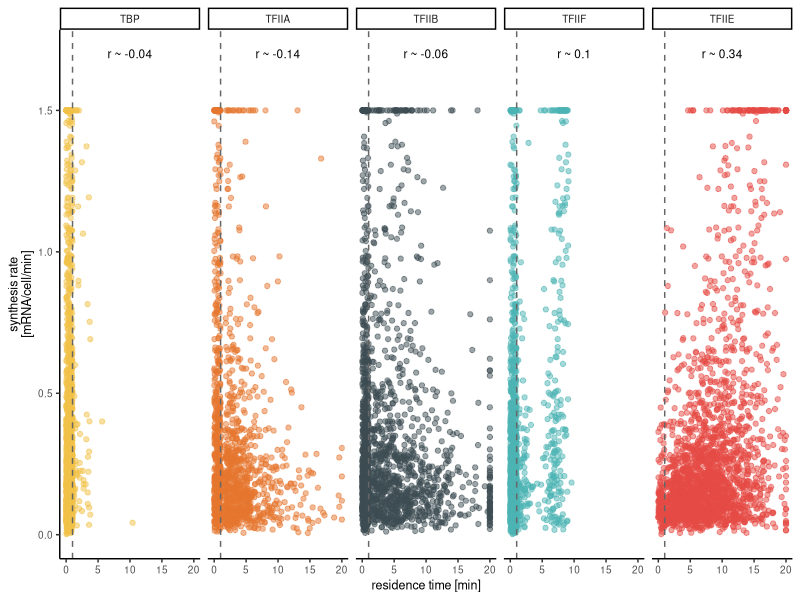

Write R code to recreate this figure. (Note: this script raises an error after producing the figure.)
rm(list = ls())

library(tidyverse)

set.seed(42)

# load synthesis rates and get quartiles 
synthesisRates = read.csv("data/synthesisRates.csv")

# upload table replace <1 min with a random number between 0-1
resTimes = read.csv("data/residence_times_all.csv") %>% 
  pivot_longer(cols = TBP:TFIIF, names_to = "factorName", values_to = "resTime", values_drop_na = TRUE) %>% 
  distinct()

plotResTime = resTimes %>% 
  mutate(randNum = runif(nrow(resTimes), min=0, max=1)) %>% 
  mutate(resTimesNum = ifelse(resTime == "<1", randNum, as.numeric(resTime))) %>% 
  mutate(resTimesNumCropped = ifelse(resTimesNum > 20, 20, resTimesNum)) %>% 
  inner_join(synthesisRates) %>% 
  mutate(croppedRate = ifelse(synthesis_perCell_perMin > 1.5, 1.5, synthesis_perCell_perMin))
plotResTime$factorName = factor(plotResTime$factorName, levels = c("TBP", "TFIIA", "TFIIB", 
                                                                   "TFIIF", "TFIIE"))

correlations = plotResTime %>% 
  group_by(factorName) %>% 
  summarise(correlation = cor(synthesis_perCell_perMin, resTimesNum)) %>% 
  mutate(myLabel = paste0("r ~ ", round(correlation, digits = 2)))
correlations$factorName = factor(correlations$factorName, levels = c("TBP", "TFIIA", "TFIIB", 
                                                                   "TFIIF", "TFIIE"))

colorPalette = c("#F2C249", "#E6772E", "#3D4C53", "#4DB3B3", "#E64A45")
p = ggplot(plotResTime, aes(x = resTimesNumCropped, y = croppedRate, color = factorName))
p + geom_point(alpha = 0.5) + 
  geom_vline(xintercept = 1, linetype = "dashed", color = "grey40") + 
  theme_classic() +
  ylab(paste("synthesis rate", "[mRNA/cell/min]", sep = "\n")) +
  xlab("residence time [min]") +
  theme(panel.background = element_rect(fill = "transparent"), # bg of the panel
        plot.background = element_rect(fill = "transparent", color = NA),
        text = element_text(size=9),
        legend.position = "none",
        panel.grid.major = element_blank(), 
        panel.grid.minor = element_blank()) +
  geom_text(data = correlations, aes(label = myLabel), y = 1.7, x = 10, color = "black", size = 3) +
  facet_wrap(~factorName, nrow = 1) +
  scale_color_manual(values = colorPalette) +
  #geom_smooth(method = "lm", color = "black") +
  ylim(0, 1.7)
ggsave("figures/panels/figSc/resTime_vs_synthesisRate.pdf", width = 17, height = 4.5, units = "cm")
